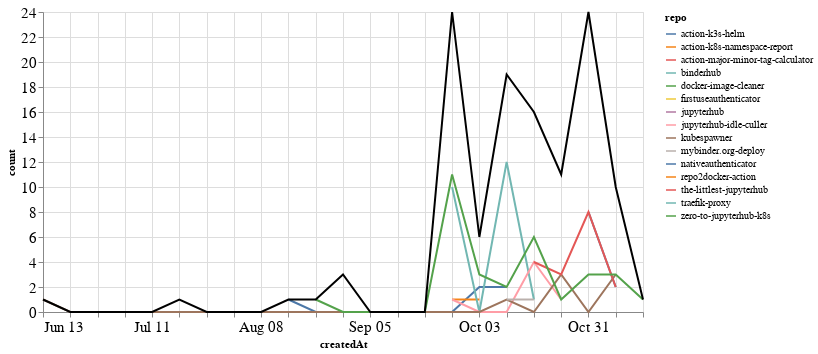

Here is the notebook cell this chart was saved with:
### Markdown cell above
### PRs

### Code cell
prs_time = prs.groupby('repo').resample('W', on='createdAt').count()['author'].reset_index()
prs_time = prs_time.rename(columns={'author': 'count'})
prs_time_total = prs_time.groupby('createdAt').agg({"count": "sum"}).reset_index()

ch1 = alt.Chart(prs_time, width=600).mark_line().encode(
    x='createdAt',
    y='count',
    color='repo',
    tooltip="repo"
)

ch2 = alt.Chart(prs_time_total, width=600).mark_line(color="black").encode(
    x='createdAt',
    y='count',
)

ch1 + ch2

### Figure 1 — Vega-Lite specification as saved in the notebook (floating-point values rounded to 4 significant figures)
{"config": {"axisLeft": {"labelFontSize": 15}, "axisBottom": {"labelFontSize": 15}}, "layer": [{"data": {"name": "data-0b7f01c43bc51c135fffad6c144192e2"}, "mark": "line", "encoding": {"color": {"type": "nominal", "field": "repo"}, "tooltip": {"type": "nominal", "field": "repo"}, "x": {"type": "temporal", "field": "createdAt"}, "y": {"type": "quantitative", "field": "count"}}, "width": 600}, {"data": {"name": "data-c782ea2e1f6876a2375fff811b2a0a0d"}, "mark": {"type": "line", "color": "black"}, "encoding": {"x": {"type": "temporal", "field": "createdAt"}, "y": {"type": "quantitative", "field": "count"}}, "width": 600}], "$schema": "https://vega.github.io/schema/vega-lite/v4.8.1.json", "datasets": {"data-0b7f01c43bc51c135fffad6c144192e2": [{"repo": "action-k3s-helm", "createdAt": "2021-08-15T00:00:00", "count": 1}, {"repo": "action-k3s-helm", "createdAt": "2021-08-22T00:00:00", "count": 0}, {"repo": "action-k3s-helm", "createdAt": "2021-08-29T00:00:00", "count": 0}, {"repo": "action-k3s-helm", "createdAt": "2021-09-05T00:00:00", "count": 0}, {"repo": "action-k3s-helm", "createdAt": "2021-09-12T00:00:00", "count": 0}, {"repo": "action-k3s-helm", "createdAt": "2021-09-19T00:00:00", "count": 0}, {"repo": "action-k3s-helm", "createdAt": "2021-09-26T00:00:00", "count": 0}, {"repo": "action-k3s-helm", "createdAt": "2021-10-03T00:00:00", "count": 2}, {"repo": "action-k3s-helm", "createdAt": "2021-10-10T00:00:00", "count": 2}, {"repo": "action-k8s-namespace-report", "createdAt": "2021-09-26T00:00:00", "count": 1}, {"repo": "action-k8s-namespace-report", "createdAt": "2021-10-03T00:00:00", "count": 1}, {"repo": "action-major-minor-tag-calculator", "createdAt": "2021-09-26T00:00:00", "count": 1}, {"repo": "binderhub", "createdAt": "2021-09-26T00:00:00", "count": 10}, {"repo": "binderhub", "createdAt": "2021-10-03T00:00:00", "count": 0}, {"repo": "binderhub", "createdAt": "2021-10-10T00:00:00", "count": 12}, {"repo": "binderhub", "createdAt": "2021-10-17T00:00:00", "count": 1}, {"repo": "docker-image-cleaner", "createdAt": "2021-10-10T00:00:00", "count": 1}, {"repo": "firstuseauthenticator", "createdAt": "2021-10-31T00:00:00", "count": 5}, {"repo": "jupyterhub", "createdAt": "2021-08-29T00:00:00", "count": 3}, {"repo": "jupyterhub-idle-culler", "createdAt": "2021-09-26T00:00:00", "count": 1}, {"repo": "jupyterhub-idle-culler", "createdAt": "2021-10-03T00:00:00", "count": 0}, {"repo": "jupyterhub-idle-culler", "createdAt": "2021-10-10T00:00:00", "count": 0}, {"repo": "jupyterhub-idle-culler", "createdAt": "2021-10-17T00:00:00", "count": 4}, {"repo": "jupyterhub-idle-culler", "createdAt": "2021-10-24T00:00:00", "count": 1}, {"repo": "kubespawner", "createdAt": "2021-06-13T00:00:00", "count": 1}, {"repo": "kubespawner", "createdAt": "2021-06-20T00:00:00", "count": 0}, {"repo": "kubespawner", "createdAt": "2021-06-27T00:00:00", "count": 0}, {"repo": "kubespawner", "createdAt": "2021-07-04T00:00:00", "count": 0}, {"repo": "kubespawner", "createdAt": "2021-07-11T00:00:00", "count": 0}, {"repo": "kubespawner", "createdAt": "2021-07-18T00:00:00", "count": 0}, {"repo": "kubespawner", "createdAt": "2021-07-25T00:00:00", "count": 0}, {"repo": "kubespawner", "createdAt": "2021-08-01T00:00:00", "count": 0}, {"repo": "kubespawner", "createdAt": "2021-08-08T00:00:00", "count": 0}, {"repo": "kubespawner", "createdAt": "2021-08-15T00:00:00", "count": 0}, {"repo": "kubespawner", "createdAt": "2021-08-22T00:00:00", "count": 0}, {"repo": "kubespawner", "createdAt": "2021-08-29T00:00:00", "count": 0}, {"repo": "kubespawner", "createdAt": "2021-09-05T00:00:00", "count": 0}, {"repo": "kubespawner", "createdAt": "2021-09-12T00:00:00", "count": 0}, {"repo": "kubespawner", "createdAt": "2021-09-19T00:00:00", "count": 0}, {"repo": "kubespawner", "createdAt": "2021-09-26T00:00:00", "count": 0}, {"repo": "kubespawner", "createdAt": "2021-10-03T00:00:00", "count": 0}, {"repo": "kubespawner", "createdAt": "2021-10-10T00:00:00", "count": 1}, {"repo": "kubespawner", "createdAt": "2021-10-17T00:00:00", "count": 0}, {"repo": "kubespawner", "createdAt": "2021-10-24T00:00:00", "count": 3}, {"repo": "kubespawner", "createdAt": "2021-10-31T00:00:00", "count": 0}, {"repo": "kubespawner", "createdAt": "2021-11-07T00:00:00", "count": 3}, {"repo": "mybinder.org-deploy", "createdAt": "2021-10-10T00:00:00", "count": 1}, {"repo": "mybinder.org-deploy", "createdAt": "2021-10-17T00:00:00", "count": 1}, {"repo": "nativeauthenticator", "createdAt": "2021-10-31T00:00:00", "count": 8}, {"repo": "nativeauthenticator", "createdAt": "2021-11-07T00:00:00", "count": 2}, {"repo": "repo2docker-action", "createdAt": "2021-07-18T00:00:00", "count": 1}, {"repo": "the-littlest-jupyterhub", "createdAt": "2021-10-17T00:00:00", "count": 4}, {"repo": "the-littlest-jupyterhub", "createdAt": "2021-10-24T00:00:00", "count": 3}, {"repo": "the-littlest-jupyterhub", "createdAt": "2021-10-31T00:00:00", "count": 8}, {"repo": "the-littlest-jupyterhub", "createdAt": "2021-11-07T00:00:00", "count": 2}, {"repo": "traefik-proxy", "createdAt": "2021-10-24T00:00:00", "count": 3}, {"repo": "zero-to-jupyterhub-k8s", "createdAt": "2021-08-22T00:00:00", "count": 1}, {"repo": "zero-to-jupyterhub-k8s", "createdAt": "2021-08-29T00:00:00", "count": 0}, {"repo": "zero-to-jupyterhub-k8s", "createdAt": "2021-09-05T00:00:00", "count": 0}, {"repo": "zero-to-jupyterhub-k8s", "createdAt": "2021-09-12T00:00:00", "count": 0}, {"repo": "zero-to-jupyterhub-k8s", "createdAt": "2021-09-19T00:00:00", "count": 0}, {"repo": "zero-to-jupyterhub-k8s", "createdAt": "2021-09-26T00:00:00", "count": 11}, {"repo": "zero-to-jupyterhub-k8s", "createdAt": "2021-10-03T00:00:00", "count": 3}, {"repo": "zero-to-jupyterhub-k8s", "createdAt": "2021-10-10T00:00:00", "count": 2}, {"repo": "zero-to-jupyterhub-k8s", "createdAt": "2021-10-17T00:00:00", "count": 6}, {"repo": "zero-to-jupyterhub-k8s", "createdAt": "2021-10-24T00:00:00", "count": 1}, {"repo": "zero-to-jupyterhub-k8s", "createdAt": "2021-10-31T00:00:00", "count": 3}, {"repo": "zero-to-jupyterhub-k8s", "createdAt": "2021-11-07T00:00:00", "count": 3}, {"repo": "zero-to-jupyterhub-k8s", "createdAt": "2021-11-14T00:00:00", "count": 1}], "data-c782ea2e1f6876a2375fff811b2a0a0d": [{"createdAt": "2021-06-13T00:00:00", "count": 1}, {"createdAt": "2021-06-20T00:00:00", "count": 0}, {"createdAt": "2021-06-27T00:00:00", "count": 0}, {"createdAt": "2021-07-04T00:00:00", "count": 0}, {"createdAt": "2021-07-11T00:00:00", "count": 0}, {"createdAt": "2021-07-18T00:00:00", "count": 1}, {"createdAt": "2021-07-25T00:00:00", "count": 0}, {"createdAt": "2021-08-01T00:00:00", "count": 0}, {"createdAt": "2021-08-08T00:00:00", "count": 0}, {"createdAt": "2021-08-15T00:00:00", "count": 1}, {"createdAt": "2021-08-22T00:00:00", "count": 1}, {"createdAt": "2021-08-29T00:00:00", "count": 3}, {"createdAt": "2021-09-05T00:00:00", "count": 0}, {"createdAt": "2021-09-12T00:00:00", "count": 0}, {"createdAt": "2021-09-19T00:00:00", "count": 0}, {"createdAt": "2021-09-26T00:00:00", "count": 24}, {"createdAt": "2021-10-03T00:00:00", "count": 6}, {"createdAt": "2021-10-10T00:00:00", "count": 19}, {"createdAt": "2021-10-17T00:00:00", "count": 16}, {"createdAt": "2021-10-24T00:00:00", "count": 11}, {"createdAt": "2021-10-31T00:00:00", "count": 24}, {"createdAt": "2021-11-07T00:00:00", "count": 10}, {"createdAt": "2021-11-14T00:00:00", "count": 1}]}}
